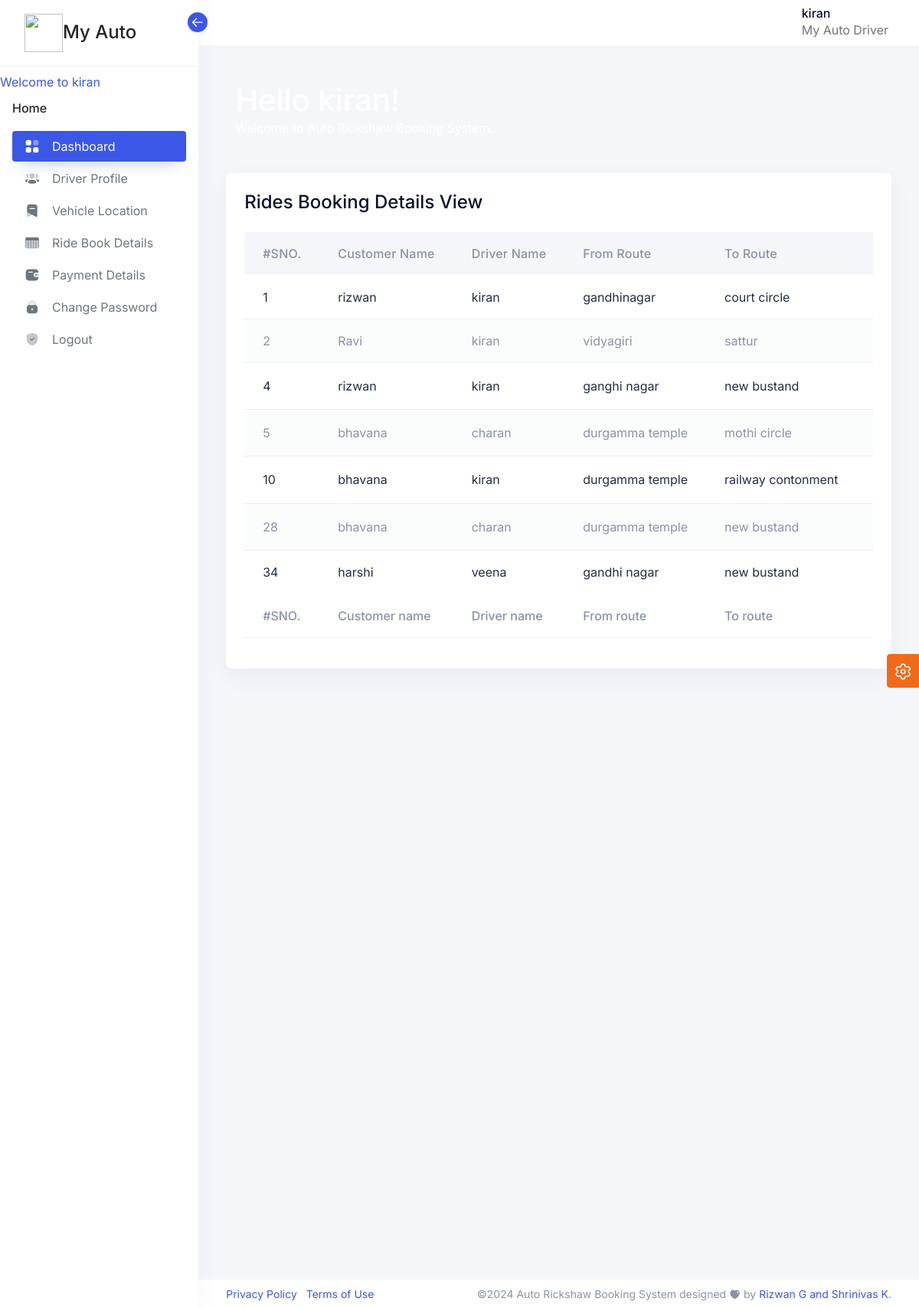
The page /adminhome/driveridebook/ (signed in) on the database its author committed.
### auto_admin/models.py (models this page shows, shortened)
class driverz(models.Model):
    dname=models.CharField(max_length=200)
    email=models.CharField(max_length=200)
    passw=models.CharField(max_length=200)
    contact=models.CharField(max_length=50)
    auto_number=models.CharField(max_length=200)
    auto_type=models.CharField(max_length=200)
    auto_date=models.CharField(max_length=200)
    license_no=models.CharField(max_length=200)
    auto_photo=models.FileField(upload_to="images/",max_length=250,null=True,default=None)
    driver_photo=models.FileField(upload_to="images/",max_length=250,null=True,default=None)
    driver_qr=models.FileField(upload_to="images/",max_length=250,null=True,default=None)
    def __str__(self):
        return self.dname

class ride_book(models.Model):
    cid=models.ForeignKey(customer,on_delete=models.CASCADE)
    did=models.ForeignKey(driverz,on_delete=models.CASCADE)
    froute=models.CharField(max_length=200)
    troute=models.CharField(max_length=200)
    total_km=models.CharField(max_length=200)
    perkm_cost=models.CharField(max_length=150)
    total_amount=models.CharField(max_length=150)
    book_date=models.CharField(max_length=200)
    book_time=models.CharField(max_length=150)
    book_status=models.CharField(max_length=150)

class customer(models.Model):
    cname=models.CharField(max_length=200)
    email=models.CharField(max_length=200)
    contact=models.CharField(max_length=50)
    passwrd=models.CharField(max_length=200)
    def __str__(self):
        return self.cname

### auto_admin/views.py (the view)
# urls.py: path('driveridebook/',driveridebook),
def driveridebook(request):
     userid=request.session['driver_id']
     dridebooks=ride_book.objects.all()
     return render(request,"adminz/driverridebook_view.html",{'dridebooks':dridebooks})

### templates/adminz/driverridebook_view.html (shortened to what this page needs)
{% load static %}
{% include 'adminz/dheader.html'%}
{% include 'adminz/slidebardriver.html'%}
<div class="conatiner-fluid content-inner mt-n5 py-0">
   <div class="row">
      <div class="col-sm-12">
         <div class="card">
            <div class="card-header d-flex justify-content-between">
               <div class="header-title">
                  <h4 class="card-title">Rides Booking Details View</h4>
               </div>
            </div>
            <div class="card-body">
               <div class="table-responsive">
                  <table id="datatable" class="table table-striped" data-toggle="data-table">
                     <thead>
                        <tr class="ligth">
                           <th>#SNO.</th>
                           <th>Customer name</th>
                           <th>Driver name</th>
                           <th>From route</th>
                           <th>To route</th>
                           <th>Total KM</th>
                        </tr>
                     </thead>
                     <tbody>
                        {%if request.session.driver_id%}
                        {% for rb in dridebooks %}
                        <tr>
                           <td>{{rb.id}}</td>
                          <td>{{rb.cid}}</td>
                          <td>{{rb.did}}</td>
                          <td>{{rb.froute}}</td>
                          <td>{{rb.troute}}</td>
                          <td>{{rb.total_km}}</td>
                                 </div>
                        </tr>
                        {% endfor %}
                        {%endif%}
                     <tfoot>
                        <tr>
                           <th>#SNO.</th>
                           <th>Customer name</th>
                           <th>Driver name</th>
                           <th>From route</th>
                           <th>To route</th>
                           <th>Total KM</th>
                        </tr>
                       </tfoot>
                  </div>
               </div>
         </div>
       {% include 'adminz/footer.html'%}

### templates/adminz/slidebardriver.html (shortened to what this page needs)
{% load static %}
<body class="  ">
<aside class="sidebar sidebar-default sidebar-white sidebar-base navs-rounded-all ">
    <div class="sidebar-header d-flex align-items-center justify-content-start">
        <a href="#" class="navbar-brand">
            <h4 class="logo-title"><img src="/static/images/myauto.png" height="50" width="50">My Auto</h4>
        </a>
        <div class="sidebar-toggle" data-toggle="sidebar" data-active="true">
            <i class="icon">
            </i>
        </div>
    </div>
    {%if request.session.driver_session %}
   Welcome to {{request.session.drivername}}
  {%else%}
  Plz Login
  {%endif%}
    <div class="sidebar-body pt-0 data-scrollbar">
        <div class="sidebar-list">
            <ul class="navbar-nav iq-main-menu" id="sidebar-menu">
                <li class="nav-item static-item">
                    <a class="nav-link static-item disabled" href="#" tabindex="-1">
                        <span class="default-icon">Home</span>
                    </a>
                </li>
                <li class="nav-item">
                    <a class="nav-link active" aria-current="page" href="/adminhome/driverpage/">
                        <i class="icon">
                        </i>
                        <span class="item-name">Dashboard</span>
                    </a>
                </li>
                <li class="nav-item">
                    <a class="nav-link"  href="/adminhome/driver_profile/" role="button" aria-expanded="false" aria-controls="sidebar-user">
                        <i class="icon">
                        </i>
                        <span class="item-name">Driver Profile</span>
                    </a>
                </li>
                <li class="nav-item">
                    <a class="nav-link" href="/adminhome/vehical_location_view/" role="button" aria-expanded="false" aria-controls="utilities-error">
                        <i class="icon">
                        </i>
                        <span class="item-name">Vehicle location</span>
                    </a>
                </li>
                <li class="nav-item">
                    <a class="nav-link"  href="/adminhome/driveridebook/" role="button" aria-expanded="false" aria-controls="sidebar-table">
                        <i class="icon">
                        </i>
                        <span class="item-name">Ride Book Details</span>
                    </a>
                </li>
                 <li class="nav-item">
                    <a class="nav-link"  href="/adminhome/driverpay/" role="button" aria-expanded="false" aria-controls="sidebar-table">
                        <i class="icon">
                        </i>
                        <span class="item-name">Payment Details</span>
                    </a>
                </li>
                <li class="nav-item">
                    <a class="nav-link "  href="/adminhome/driverchange_pass/">
                        <i class="icon">
                        </i>
                        <span class="item-name">Change Password</span>
                    </a>
                </li>
                <li class="nav-item">
                    <a class="nav-link"  href="/dlogout/" role="button" aria-expanded="false" aria-controls="sidebar-user">
                        <i class="icon">
                        </i>
                        <span class="item-name">Logout</span>
                    </a>
                </li>
            </ul>
                    </div>
    </div>
</aside>    <main class="main-content">
  <div class="position-relative iq-banner">
    <nav class="nav navbar navbar-expand-lg navbar-light iq-navbar">
      <div class="container-fluid navbar-inner">
        <div class="collapse navbar-collapse" id="navbarSupportedContent">
          <ul class="mb-2 navbar-nav ms-auto align-items-center navbar-list mb-lg-0">
            <li class="nav-item dropdown">
              <a class="py-0 nav-link d-flex align-items-center" href="#" id="navbarDropdown" role="button" data-bs-toggle="dropdown" aria-expanded="false">
                <div class="caption ms-3 d-none d-md-block ">
                    <h6 class="mb-0 caption-title">{{request.session.drivername}}</h6>
                    <p class="mb-0 caption-sub-title">My Auto Driver</p>
                </div>
              </a>
            </li>
          </ul>
        </div>
      </div>
    </nav>
      <div class="iq-navbar-header" style="height: 215px;">
          <div class="container-fluid iq-container">
              <div class="row">
                  <div class="col-md-12">
                      <div class="flex-wrap d-flex justify-content-between align-items-center">
                        <div>
                              <h1>Hello {{request.session.drivername}}!</h1>
                              <p>Welcome to Auto Rickshaw Booking System...</p>
                          </div>
                      </div>
                  </div>
              </div>
          </div>
          <div class="iq-header-img">
          </div>
      </div>
  </div>

### rows shown on the page
driverz: session.drivername "kiran"
ride_book: id "1", cid "rizwan", did "kiran", froute "gandhinagar", troute "court circle"
ride_book: id "2", cid "Ravi", did "kiran", froute "vidyagiri", troute "sattur"
ride_book: id "4", cid "rizwan", did "kiran", froute "ganghi nagar", troute "new bustand"
ride_book: id "5", cid "bhavana", did "charan", froute "durgamma temple", troute "mothi circle"
ride_book: id "10", cid "bhavana", did "kiran", froute "durgamma temple", troute "railway contonment"
ride_book: id "28", cid "bhavana", did "charan", froute "durgamma temple", troute "new bustand"
ride_book: id "34", cid "harshi", did "veena", froute "gandhi nagar", troute "new bustand"
